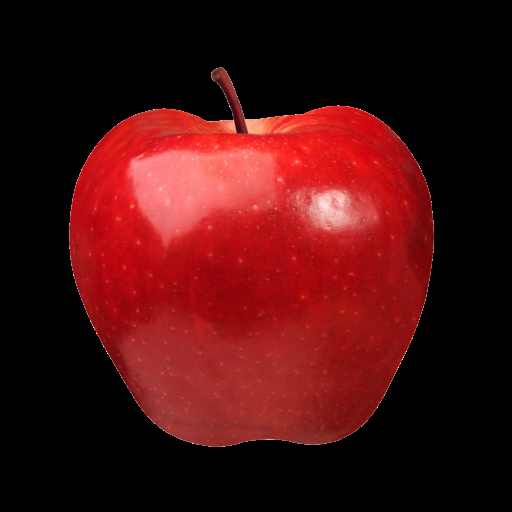
#> input picture apple.png, 512 x 512 px
$ python color.py
#> lines starting #> are read from the running program, lines starting #| are printed output that depends on the picture
# cv2 is used for OpenCV library
import cv2
import numpy as np

# IMPORT AN IMAGE
image = cv2.imread('apple.png')
#> image is the input picture: shape (512, 512, 3); mean B, G, R 15.1, 14.8, 71.5

# Convert the RGB image to CMYK
img = image.astype(np.float64)/255
K = 1 - np.max(img, axis=2)
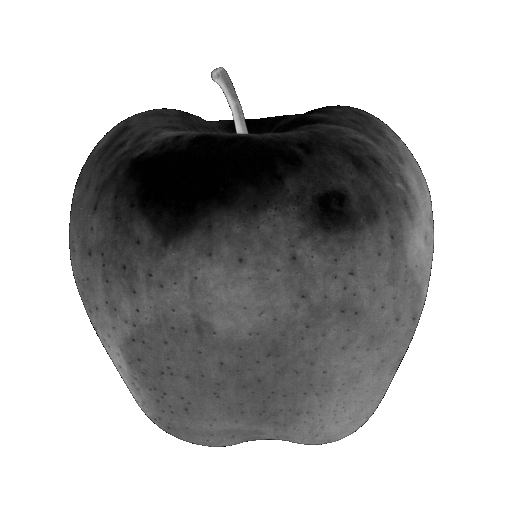
#> K: shape (512, 512) float64; min 0, max 1, mean 0.719
C = (1-img[...,2] - K)/(1-K)
#> C: shape (512, 512) float64; 60.63% of the values are NaN or infinite; the others: min 0, max 0, mean 0
M = (1-img[...,1] - K)/(1-K)
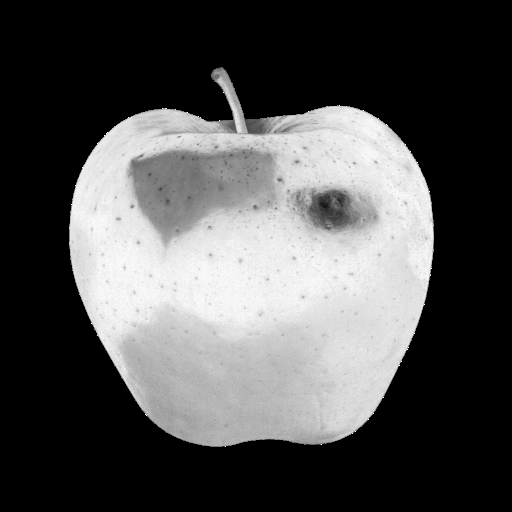
#> M: shape (512, 512) float64; 60.63% of the values are NaN or infinite; the others: min 0, max 1, mean 0.806; drawn with min black, max white, NaN and infinite black
Y = (1-img[...,0] - K)/(1-K)
cmyk_image = (np.dstack((C,M,Y,K)) * 255).astype(np.uint8)
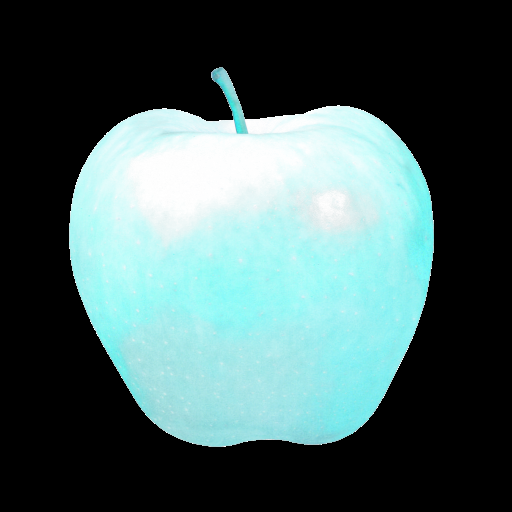
#> cmyk_image: shape (512, 512, 4); mean R, G, B, A 0, 80.7, 80.3, 183.3; transparent parts drawn white

# Convert the BGR image to RGB
rgb_image = cv2.cvtColor(image, cv2.COLOR_BGR2RGB)

# Convert the BGR image to HSV
hsv_image = cv2.cvtColor(image, cv2.COLOR_BGR2HSV)
#> hsv_image: shape (512, 512, 3); mean H, S, V 26.6, 81.9, 71.5

# Convert the BGR image to HLS
hls_image = cv2.cvtColor(image, cv2.COLOR_BGR2HLS)
#> hls_image: shape (512, 512, 3); mean of channels 0, 1, 2 37.5, 42.9, 78.3

# Convert the BGR image to YCrCb
yCrCb_image = cv2.cvtColor(image, cv2.COLOR_BGR2YCrCb)
#> yCrCb_image: shape (512, 512, 3); mean of channels 0, 1, 2 31.8, 156.3, 118.5

# Convert the BGR image to YCrCb
Lab_image = cv2.cvtColor(image, cv2.COLOR_BGR2Lab)
#> Lab_image: shape (512, 512, 3); mean of channels 0, 1, 2 41.1, 149.4, 142.7

# Convert the BGR image to YCrCb
Luv_image = cv2.cvtColor(image, cv2.COLOR_BGR2Luv)
#> Luv_image: shape (512, 512, 3); mean of channels 0, 1, 2 40.9, 125.7, 144.8

cv2.imshow('BGR', rgb_image)
cv2.imshow('CMYK', cmyk_image)
cv2.imshow('HSV', hsv_image)
cv2.imshow('HLS', hls_image)
cv2.imshow('YCrCb', yCrCb_image)
cv2.imshow('CIELab', Lab_image)
cv2.imshow('CIELuv', Luv_image)
cv2.waitKey(0)

# Print a specific color information
b, g, r = image[128,130]
#> b = 26; g = 28; r = 218
print("B =", b)
#| B = 26
print("G =", g)
#| G = 28
print("R =", r)
#| R = 218
print("B =", image[128, 130, 0])
#| B = 26
print("G =", image[128, 130, 1])
#| G = 28
print("R =", image[128, 130, 2])
#| R = 218

c,m,y,k = cmyk_image[128, 130]
#> c = 0; m = 222; y = 224; k = 37
print("C =", c)
#| C = 0
print("M =", m)
#| M = 222
print("Y =", y)
#| Y = 224
print("K =", k)
#| K = 37

h, s, v = hsv_image[128, 130]
#> h = 0; s = 225; v = 218
print("H =", h)
#| H = 0
print("S =", s)
#| S = 225
print("V =", v)
#| V = 218

h, l, s1 = hls_image[128, 130]
#> l = 122; s1 = 201
print("H =", h)
#| H = 0
print("L =", l)
#| L = 122
print("S =", s1)
#| S = 201

Y, Cr, Cb = yCrCb_image[128, 130]
#> Y = 85; Cr = 223; Cb = 95
print("Y =", Y)
#| Y = 85
print("Cr =", Cr)
#| Cr = 223
print("Cb =", Cb)
#| Cb = 95

L, a, b = Lab_image[128, 130]
#> L = 119; a = 196; b = 180
print("L =", L)
#| L = 119
print("a =", a)
#| a = 196
print("b =", b)
#| b = 180

CIEL, CIEu, CIEv = Luv_image[128, 130]
#> CIEL = 119; CIEu = 198; CIEv = 166
print("L =", CIEL)
#| L = 119
print("u =", CIEu)
#| u = 198
print("v =", CIEv)
#| v = 166

$ run again, with daun.jpg saved as apple.png
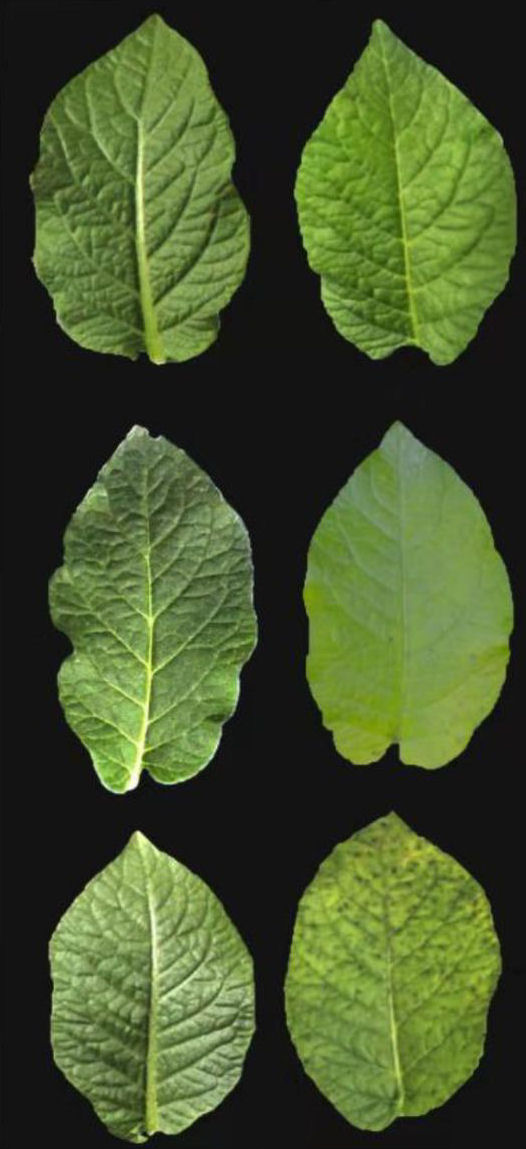
#> input picture daun.jpg, 526 x 1149 px
#> image is the input picture: shape (1149, 526, 3); mean B, G, R 43.4, 83.2, 68
#> `Y = (1-img[...,0] - K)/(1-K)`:
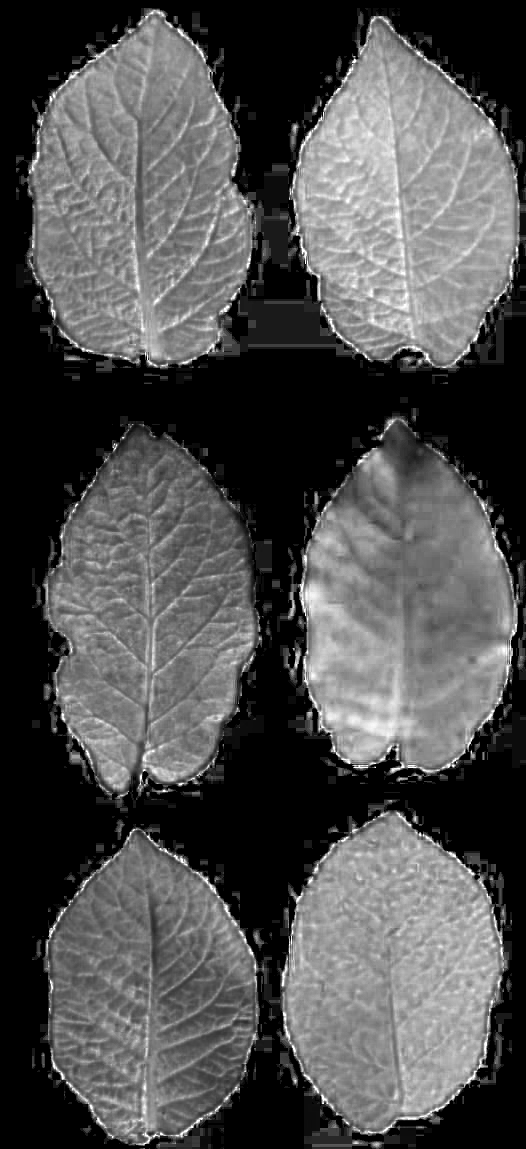
#> Y: shape (1149, 526) float64; min 0, max 1, mean 0.311
#> `cmyk_image = (np.dstack((C,M,Y,K)) * 255).astype(np.uint8)`:
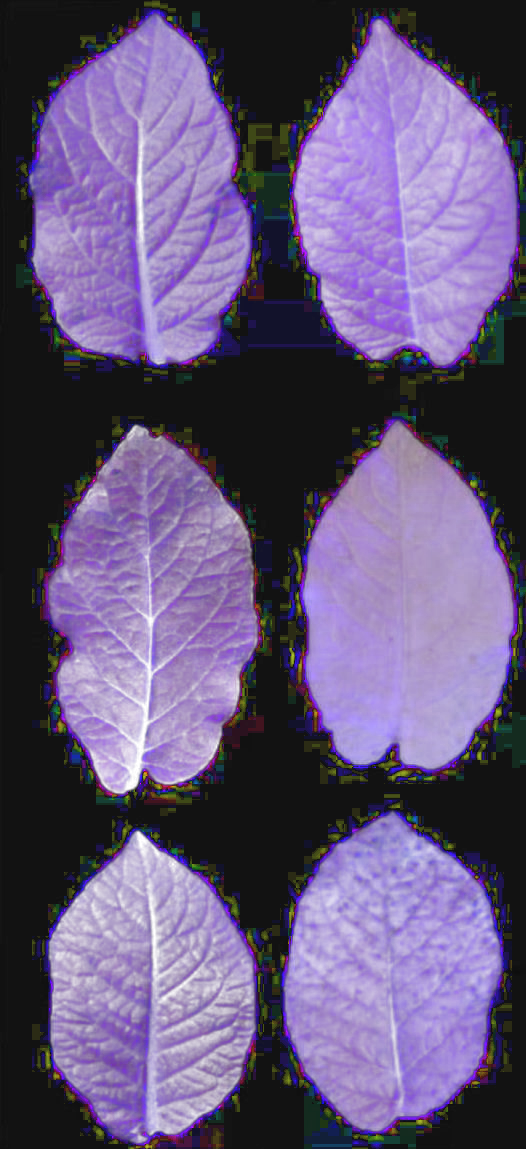
#> cmyk_image: shape (1149, 526, 4); mean R, G, B, A 32.2, 3, 79.1, 171.4; transparent parts drawn white
#> hsv_image: shape (1149, 526, 3); mean H, S, V 34, 82.5, 83.4
#> hls_image: shape (1149, 526, 3); mean of channels 0, 1, 2 34, 63.3, 59.2
#> yCrCb_image: shape (1149, 526, 3); mean of channels 0, 1, 2 74.1, 123.7, 110.7
#> Lab_image: shape (1149, 526, 3); mean of channels 0, 1, 2 80.7, 116, 147
#> Luv_image: shape (1149, 526, 3); mean of channels 0, 1, 2 80.4, 91, 159.3
#> `b, g, r = image[128,130]`: b = 58; g = 125; r = 96
#| B = 58
#| G = 125
#| R = 96
#| B = 58
#| G = 125
#| R = 96
#> c = 59; m = 0; y = 136; k = 130
#| C = 59
#| M = 0
#| Y = 136
#| K = 130
#> h = 43; s = 137; v = 125
#| H = 43
#| S = 137
#| V = 125
#> l = 92; s1 = 93
#| H = 43
#| L = 92
#| S = 93
#> `Y, Cr, Cb = yCrCb_image[128, 130]`: Y = 109; Cr = 119; Cb = 99
#| Y = 109
#| Cr = 119
#| Cb = 99
#> `L, a, b = Lab_image[128, 130]`: L = 125; a = 106; b = 161
#| L = 125
#| a = 106
#| b = 161
#> CIEL = 124; CIEu = 86; CIEv = 176
#| L = 124
#| u = 86
#| v = 176
